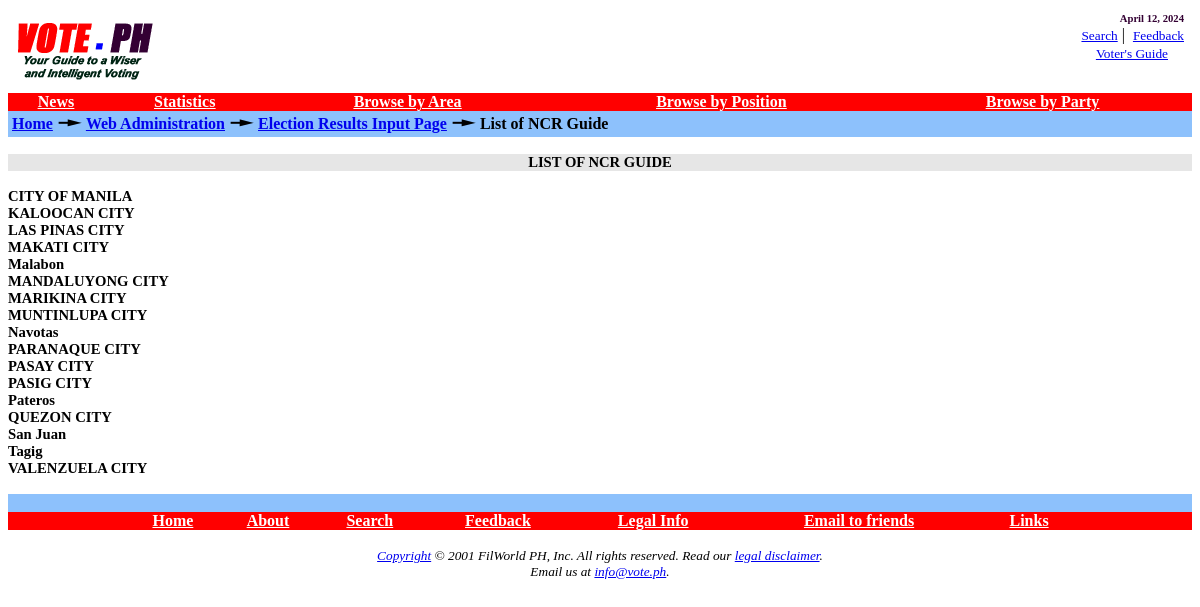
Screenshot of /PHP/vote/admin/electresults/guide/ncrlist.php with the database file from the repository.
### tables this page shows
CREATE TABLE nationalcapitalregion (
  municity_id smallint(5) unsigned NOT NULL auto_increment,
  name varchar(30) NOT NULL default '',
  landarea smallint(5) unsigned NOT NULL default '0',
  numbarangays smallint(5) unsigned NOT NULL default '0',
  nummaleregvoters int(10) unsigned NOT NULL default '0',
  numfemaleregvoters int(10) unsigned NOT NULL default '0',
  factsheet text NOT NULL,
  numregvoters int(10) unsigned NOT NULL default '0',
  numprecincts int(10) unsigned NOT NULL default '0',
  is_maydispresult enum('Y','N') NOT NULL default 'N',
  is_vmaydispresult enum('Y','N') NOT NULL default 'N',
  is_coundispresult enum('Y','N') NOT NULL default 'N',
  mayresultcomment tinytext NOT NULL,
  vmayresultcomment tinytext NOT NULL,
  counresultcomment tinytext NOT NULL,
  PRIMARY KEY  (municity_id),
  UNIQUE KEY name (name)
) TYPE=MyISAM;

### PHP/vote/mysql_config.inc (called while the page is built, shortened)
<?PHP
if ($OS == "Windows_NT") {
	$fil_mysqlhost = "localhost";
	$fil_mysqldbname = "vote";
	$fil_mysqluser = "root";
	$fil_mysqlpassword = "mscs9391533";
	$webmasteremail = "vote@vote.ph";
} else {
	$fil_mysqldbname = "vote";
}
function getqueryresults ($query) {
  $queryresults = mysql_query($query) or die("Select failed! (Possibly due to some duplicate entries found...)");
  return $filevents =  $queryresults;
}
?>

### PHP/vote/admin/electresults/guide/ncrlist.php (the view, shortened to what this page needs)
<!DOCTYPE HTML PUBLIC "-//W3C//DTD HTML 4.0 Transitional//EN">
<HTML>
<HEAD>
<?PHP if ($OS == "Windows_NT") { $votehome="D:\Documents\Data\web\production"; } else { $votehome="/home/vote/www"; } require("$votehome/vote/ssi/metaheaders.inc"); ?>
<?PHP require ("$votehome/vote/mysql_config.inc"); ?>
<?PHP
$query = "SELECT nationalcapitalregion.name As ncrmunicity
		  FROM nationalcapitalregion
          ORDER BY nationalcapitalregion.name";
$ncrmunicity = getqueryresults($query);
?>
</HEAD>
<BODY BGCOLOR="#FFFFFF">
<?PHP require("$votehome/vote/ssi/bannertable.inc"); ?>
<TABLE WIDTH="100%" BORDER="0" CELLSPACING="0" CELLPADDING="4">
<TR>
<TD WIDTH="100%" HEIGHT="12" COLSPAN="2" VALIGN="middle" BGCOLOR="#8DC1FC">
<A HREF="/vote/"><B>Home</B></A>
<IMG SRC="/vote/graphics/rightarrow.gif" WIDTH="25" HEIGHT="12" BORDER="0" ALT="-->">
<A HREF="/vote/admin/"><B>Web Administration</B></A>
<IMG SRC="/vote/graphics/rightarrow.gif" WIDTH="25" HEIGHT="12" BORDER="0" ALT="-->">
<A HREF="/vote/admin/electresults/"><B>Election Results Input Page</B></A>
<IMG SRC="/vote/graphics/rightarrow.gif" WIDTH="25" HEIGHT="12" BORDER="0" ALT="-->">
<B>List of NCR Guide</B>
</TD>
</TR>
</TABLE>
<BR>
<DIV ALIGN="center" STYLE="background-color: #E6E6E6;"><B>LIST OF NCR GUIDE</B></DIV>
<BR>
<?PHP while ($ncrmunicityrow = mysql_fetch_array($ncrmunicity)) { ?>
	<B><?PHP echo $ncrmunicityrow['ncrmunicity']; ?></B><BR>
<?PHP } ?>
<BR>
<?PHP require("$votehome/vote/ssi/bottombar.inc"); ?>
</BODY>
</HTML>

### PHP/vote/css/vote.css (style rules this page uses)
BODY { font-family : "Times New Roman"; font-size : 11pt; }

### rows the page displays
nationalcapitalregion: name "CITY OF MANILA"
nationalcapitalregion: name "KALOOCAN CITY"
nationalcapitalregion: name "LAS PINAS CITY"
nationalcapitalregion: name "MAKATI CITY"
nationalcapitalregion: name "Malabon"
nationalcapitalregion: name "MANDALUYONG CITY"
nationalcapitalregion: name "MARIKINA CITY"
nationalcapitalregion: name "MUNTINLUPA CITY"
nationalcapitalregion: name "Navotas"
nationalcapitalregion: name "PARANAQUE CITY"
nationalcapitalregion: name "PASAY CITY"
nationalcapitalregion: name "PASIG CITY"
nationalcapitalregion: name "Pateros"
nationalcapitalregion: name "QUEZON CITY"
nationalcapitalregion: name "San Juan"
nationalcapitalregion: name "Tagig"
nationalcapitalregion: name "VALENZUELA CITY"

### other values shown
strftime('%B %d, %Y') "April 12, 2024"
